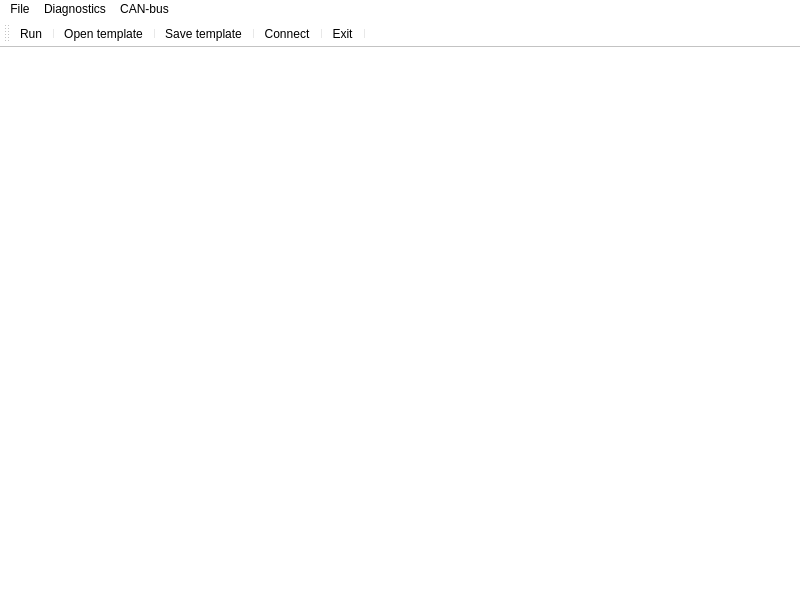
<?xml version="1.0" encoding="UTF-8"?>
<ui version="4.0">
 <class>MainWindow</class>
 <widget class="QMainWindow" name="MainWindow">
  <property name="geometry">
   <rect>
    <x>0</x>
    <y>0</y>
    <width>800</width>
    <height>600</height>
   </rect>
  </property>
  <property name="windowTitle">
   <string>MainWindow</string>
  </property>
  <property name="styleSheet">
   <string notr="true">background-color: rgb(255, 255, 255)</string>
  </property>
  <widget class="QWidget" name="centralwidget"/>
  <widget class="QMenuBar" name="menubar">
   <property name="geometry">
    <rect>
     <x>0</x>
     <y>0</y>
     <width>800</width>
     <height>22</height>
    </rect>
   </property>
   <widget class="QMenu" name="menuFile">
    <property name="title">
     <string>File</string>
    </property>
    <addaction name="openTemplate"/>
    <addaction name="saveTemplate"/>
    <addaction name="exit"/>
   </widget>
   <widget class="QMenu" name="menuDiagnostics">
    <property name="title">
     <string>Diagnostics</string>
    </property>
    <addaction name="run"/>
   </widget>
   <widget class="QMenu" name="menuCAN_bus">
    <property name="title">
     <string>CAN-bus</string>
    </property>
    <addaction name="connectSerialBus"/>
   </widget>
   <addaction name="menuFile"/>
   <addaction name="menuDiagnostics"/>
   <addaction name="menuCAN_bus"/>
  </widget>
  <widget class="QStatusBar" name="statusbar"/>
  <widget class="QToolBar" name="toolBar">
   <property name="windowTitle">
    <string>toolBar</string>
   </property>
   <property name="styleSheet">
    <string notr="true">background-color: rgb(255, 255, 255)</string>
   </property>
   <attribute name="toolBarArea">
    <enum>TopToolBarArea</enum>
   </attribute>
   <attribute name="toolBarBreak">
    <bool>false</bool>
   </attribute>
   <addaction name="run"/>
   <addaction name="separator"/>
   <addaction name="openTemplate"/>
   <addaction name="separator"/>
   <addaction name="saveTemplate"/>
   <addaction name="separator"/>
   <addaction name="connectSerialBus"/>
   <addaction name="separator"/>
   <addaction name="exit"/>
   <addaction name="separator"/>
  </widget>
  <action name="openTemplate">
   <property name="icon">
    <iconset resource="icons.qrc">
     <normaloff>:/icons/open.jpg</normaloff>:/icons/open.jpg</iconset>
   </property>
   <property name="text">
    <string>Open template</string>
   </property>
   <property name="shortcut">
    <string>Ctrl+O</string>
   </property>
  </action>
  <action name="saveTemplate">
   <property name="icon">
    <iconset resource="icons.qrc">
     <normaloff>:/icons/save.png</normaloff>:/icons/save.png</iconset>
   </property>
   <property name="text">
    <string>Save template</string>
   </property>
   <property name="shortcut">
    <string>Ctrl+S</string>
   </property>
  </action>
  <action name="exit">
   <property name="icon">
    <iconset resource="icons.qrc">
     <normaloff>:/icons/exit.png</normaloff>:/icons/exit.png</iconset>
   </property>
   <property name="text">
    <string>Exit</string>
   </property>
   <property name="shortcut">
    <string>Ctrl+Q</string>
   </property>
  </action>
  <action name="run">
   <property name="icon">
    <iconset resource="icons.qrc">
     <normaloff>:/icons/run.png</normaloff>:/icons/run.png</iconset>
   </property>
   <property name="text">
    <string>Run</string>
   </property>
   <property name="shortcut">
    <string>Ctrl+R</string>
   </property>
  </action>
  <action name="connectSerialBus">
   <property name="icon">
    <iconset resource="icons.qrc">
     <normaloff>:/icons/connect.png</normaloff>:/icons/connect.png</iconset>
   </property>
   <property name="text">
    <string>Connect</string>
   </property>
   <property name="shortcut">
    <string>Ctrl+C</string>
   </property>
  </action>
 </widget>
 <resources>
  <include location="icons.qrc"/>
 </resources>
 <connections/>
</ui>
